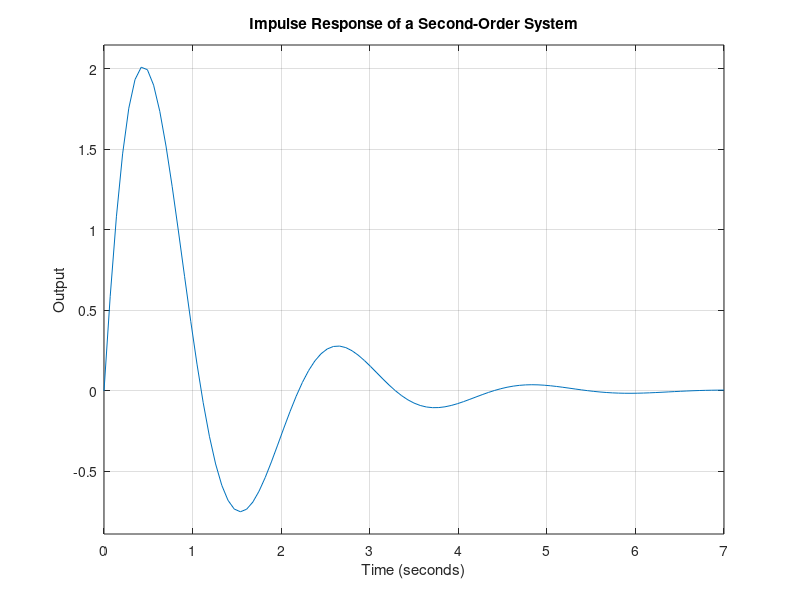

This chart was generated by the following MATLAB code:
% Impulse Response of a Second-Order System
clc; clear; close all;

% System parameters (Underdamped example)
K = 1;          % System gain
wn = 3;         % Natural frequency (rad/s)
zeta = 0.3;     % Damping ratio (0 < zeta < 1) -> underdamped

% Transfer function: G(s) = K*wn^2 / (s^2 + 2*zeta*wn*s + wn^2)
s = tf('s');
G = K*wn^2 / (s^2 + 2*zeta*wn*s + wn^2);

% Display transfer function
disp('Second-Order System Transfer Function:');
disp(G);

% Impulse response
figure;
impulse(G)
grid on;
title('Impulse Response of a Second-Order System');
xlabel('Time (seconds)');
ylabel('Output');
